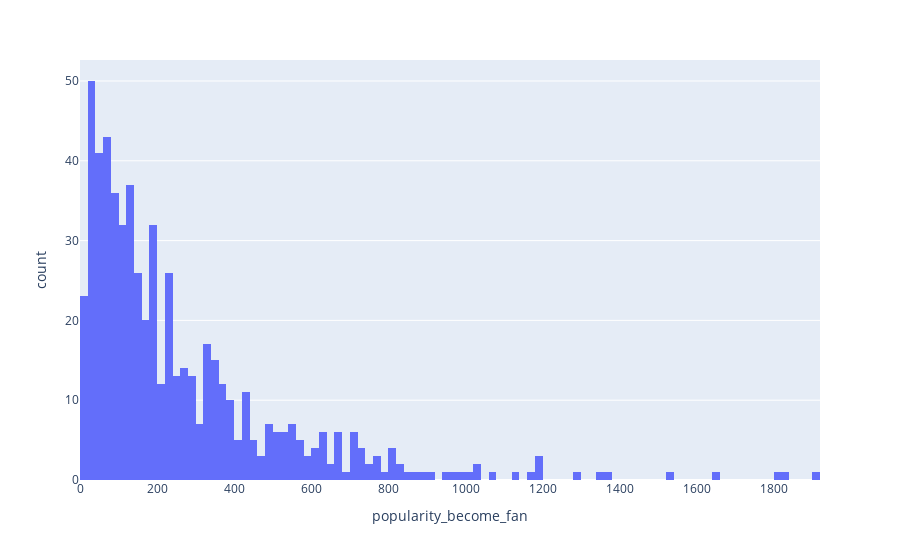

Notebook source saved alongside this figure:
### Markdown cell above
The most frequent price segment for phones in recent years is budget-friendly, from 75 up to 225 euros. This might imply that there is a lot of competition in budget phonne segment, with many manufacturers offering many different phones in this price range.

A long tail with low counts imply that there are a few of premium flagship phones.

### Code cell
pdf = df[['popularity_become_fan']]
px.histogram(pdf, x='popularity_become_fan', nbins=100)

### Figure 1 — Plotly figure (JSON) as saved in the notebook; plotly's stock layout.template omitted (floating-point values rounded to 4 significant figures; data arrays with more than 128 entries replaced by an {"elided": "..."} marker saying what was removed)
{"data": [{"bingroup": "x", "hovertemplate": "popularity_become_fan=%{x}<br>count=%{y}<extra></extra>", "legendgroup": "", "marker": {"color": "#636efa", "pattern": {"shape": ""}}, "name": "", "nbinsx": 100, "orientation": "v", "showlegend": false, "type": "histogram", "x": {"elided": "602 int values"}, "xaxis": "x", "yaxis": "y"}], "layout": {"barmode": "relative", "legend": {"tracegroupgap": 0}, "margin": {"t": 60}, "xaxis": {"anchor": "y", "domain": [0, 1], "title": {"text": "popularity_become_fan"}}, "yaxis": {"anchor": "x", "domain": [0, 1], "title": {"text": "count"}}}}
